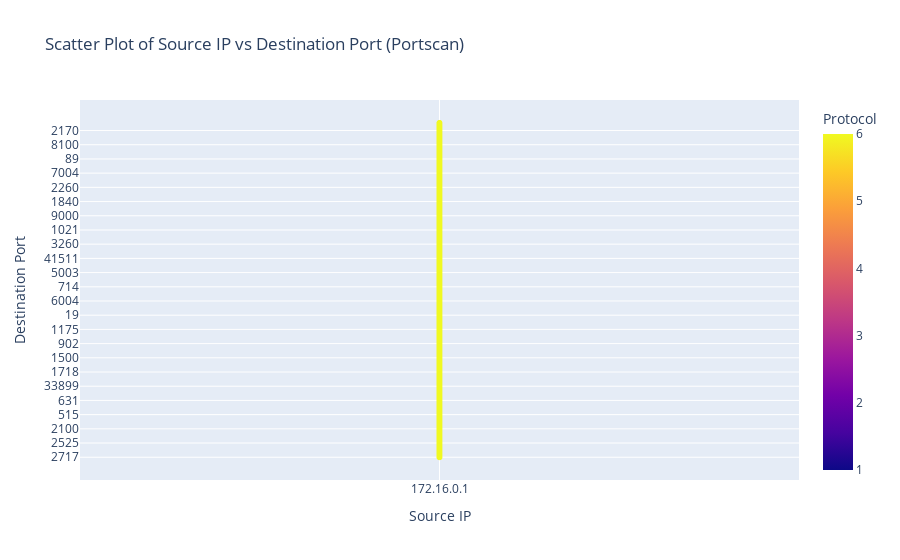

This figure's notebook cell:
### Code cell
fig = px.scatter(port_scan_df.sample(5000), x='Src IP', y='Dst Port',
                 title='Scatter Plot of Source IP vs Destination Port (Portscan)',
                 labels={'Src IP': 'Source IP', 'Dst Port': 'Destination Port'},
                 color='Protocol')
fig.show()

### Figure 1 — Plotly figure (JSON) as saved in the notebook; plotly's stock layout.template omitted (floating-point values rounded to 4 significant figures; data arrays with more than 128 entries replaced by an {"elided": "..."} marker saying what was removed)
{"data": [{"hovertemplate": "Source IP=%{x}<br>Destination Port=%{y}<br>Protocol=%{marker.color}<extra></extra>", "legendgroup": "", "marker": {"color": {"elided": "5000 int values"}, "coloraxis": "coloraxis", "symbol": "circle"}, "mode": "markers", "name": "", "showlegend": false, "type": "scattergl", "x": {"elided": "5000 str values"}, "xaxis": "x", "y": {"elided": "5000 str values"}, "yaxis": "y"}], "layout": {"coloraxis": {"colorbar": {"title": {"text": "Protocol"}}, "colorscale": [[0, "#0d0887"], [0.1111, "#46039f"], [0.2222, "#7201a8"], [0.3333, "#9c179e"], [0.4444, "#bd3786"], [0.5556, "#d8576b"], [0.6667, "#ed7953"], [0.7778, "#fb9f3a"], [0.8889, "#fdca26"], [1, "#f0f921"]]}, "legend": {"tracegroupgap": 0}, "title": {"text": "Scatter Plot of Source IP vs Destination Port (Portscan)"}, "xaxis": {"anchor": "y", "domain": [0, 1], "title": {"text": "Source IP"}}, "yaxis": {"anchor": "x", "domain": [0, 1], "title": {"text": "Destination Port"}}}}
